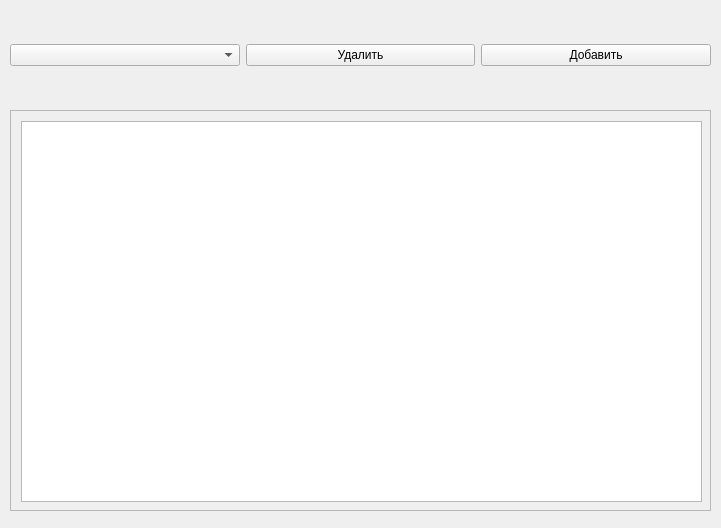
<?xml version="1.0" encoding="UTF-8"?>
<ui version="4.0">
 <class>Form</class>
 <widget class="QWidget" name="Form">
  <property name="geometry">
   <rect>
    <x>0</x>
    <y>0</y>
    <width>721</width>
    <height>528</height>
   </rect>
  </property>
  <property name="windowTitle">
   <string>Заявки</string>
  </property>
  <widget class="QScrollArea" name="scrollArea">
   <property name="geometry">
    <rect>
     <x>10</x>
     <y>110</y>
     <width>701</width>
     <height>401</height>
    </rect>
   </property>
   <property name="widgetResizable">
    <bool>true</bool>
   </property>
   <widget class="QWidget" name="scrollAreaWidgetContents">
    <property name="geometry">
     <rect>
      <x>0</x>
      <y>0</y>
      <width>699</width>
      <height>399</height>
     </rect>
    </property>
    <widget class="QTableWidget" name="tableWidget">
     <property name="geometry">
      <rect>
       <x>10</x>
       <y>10</y>
       <width>681</width>
       <height>381</height>
      </rect>
     </property>
    </widget>
   </widget>
  </widget>
  <widget class="QWidget" name="horizontalLayoutWidget">
   <property name="geometry">
    <rect>
     <x>10</x>
     <y>10</y>
     <width>701</width>
     <height>91</height>
    </rect>
   </property>
   <layout class="QHBoxLayout" name="horizontalLayout">
    <item>
     <widget class="QComboBox" name="comboBox"/>
    </item>
    <item>
     <widget class="QPushButton" name="pushButton">
      <property name="text">
       <string>Удалить</string>
      </property>
     </widget>
    </item>
    <item>
     <widget class="QPushButton" name="pushButton_2">
      <property name="text">
       <string>Добавить</string>
      </property>
     </widget>
    </item>
   </layout>
  </widget>
 </widget>
 <resources/>
 <connections/>
</ui>
